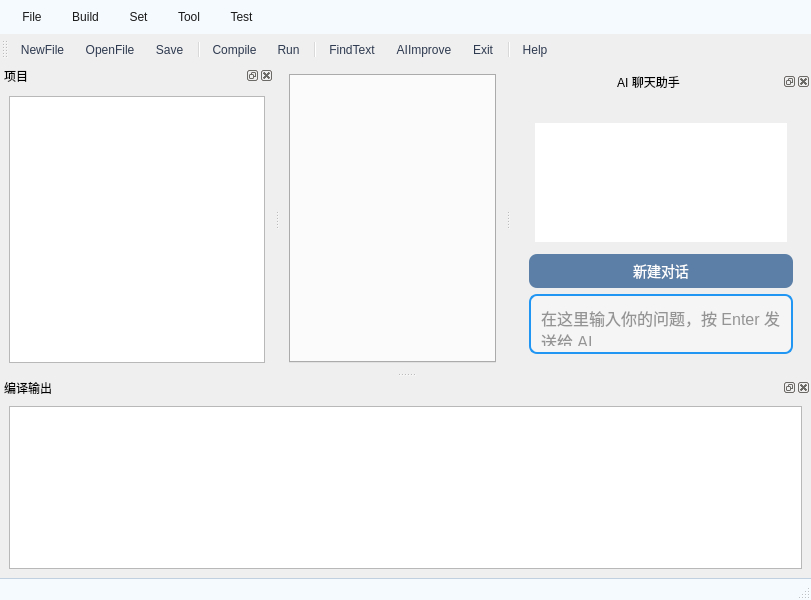
<?xml version="1.0" encoding="UTF-8"?>
<ui version="4.0">
 <class>mainWindow</class>
 <widget class="QMainWindow" name="mainWindow">
  <property name="geometry">
   <rect>
    <x>0</x>
    <y>0</y>
    <width>811</width>
    <height>600</height>
   </rect>
  </property>
  <property name="windowTitle">
   <string>MainWindow</string>
  </property>
  <property name="styleSheet">
   <string notr="true"/>
  </property>
  <widget class="QWidget" name="centralwidget">
   <layout class="QVBoxLayout" name="verticalLayout_2">
    <item>
     <widget class="QTabWidget" name="tabWidget">
      <property name="autoFillBackground">
       <bool>false</bool>
      </property>
      <property name="styleSheet">
       <string notr="true">/* TabBar 上的每个 tab */
QTabBar::tab {
    background: qlineargradient(x1:0, y1:0, x2:0, y2:1,
                                stop:0 #e0e0e0, stop:1 #c8c8c8); /* 浅灰渐变 */
    color: #333333;                     /* 文字深灰 */
    padding: 8px 18px;
    border-top-left-radius: 6px;
    border-top-right-radius: 6px;
    margin-right: 2px;
    border: 1px solid transparent;      /* 防止边框突兀 */
}

/* 鼠标悬停效果 */
QTabBar::tab:hover {
    background: qlineargradient(x1:0, y1:0, x2:0, y2:1,
                                stop:0 #d8d8d8, stop:1 #bfbfbf); /* 悬停渐变更柔和 */
}

/* 选中状态的 tab */
QTabBar::tab:selected {
    background: #f8f8f8;                /* 更柔和的选中背景 */
    border-bottom: 3px solid #4CAF50;   /* 绿色选中标记 */
    color: #000000;                      /* 文字黑色 */
    margin-top: 0px;                     /* 与未选中 tab 对齐 */
}

/* 未选中状态 tab 的上边距微调 */
QTabBar::tab:!selected {
    margin-top: 3px;
}

/* TabBar 默认靠左排列 */
QTabWidget::tab-bar {
    alignment: left;
}
</string>
      </property>
      <property name="currentIndex">
       <number>-1</number>
      </property>
      <property name="tabsClosable">
       <bool>true</bool>
      </property>
      <property name="movable">
       <bool>true</bool>
      </property>
     </widget>
    </item>
   </layout>
  </widget>
  <widget class="QMenuBar" name="menubar">
   <property name="geometry">
    <rect>
     <x>0</x>
     <y>0</y>
     <width>811</width>
     <height>32</height>
    </rect>
   </property>
   <property name="styleSheet">
    <string notr="true">/* ---------- 菜单栏 ---------- */
QMenuBar {
    background-color: #f5faff;      /* 浅白，微蓝调 */
    color: #1a1a1a;                 /* 深灰字体，保证可读性 */
    padding: 4px;
}

QMenuBar::item {
    background: transparent;        /* 默认透明背景 */
    padding: 6px 12px;              /* 内边距 */
}

QMenuBar::item:selected {
    background-color: #cce4ff;      /* 鼠标悬停：浅蓝高亮 */
    color: #003366;                 /* 深蓝文字 */
}

/* ---------- 下拉菜单 ---------- */
QMenu {
    background-color: #f8fbff;      /* 下拉菜单背景：浅白微蓝 */
    color: #1a1a1a;                 /* 文字颜色深灰 */
    border: 1px solid #aaccee;      /* 边框：淡蓝 */
}

QMenu::item {
    padding: 6px 20px;
}

QMenu::item:selected {
    background-color: #cce4ff;      /* 下拉菜单悬停：浅蓝高亮 */
    color: #003366;                 /* 深蓝文字 */
}
</string>
   </property>
   <widget class="QMenu" name="menuFile">
    <property name="title">
     <string>File</string>
    </property>
    <addaction name="actionNew"/>
    <addaction name="actionNewProject"/>
    <addaction name="actionOpen"/>
    <addaction name="actionOpenProject"/>
    <addaction name="actionSave"/>
    <addaction name="actionSave_As"/>
    <addaction name="actionExit"/>
   </widget>
   <widget class="QMenu" name="menuSet">
    <property name="title">
     <string>Set</string>
    </property>
    <addaction name="separator"/>
    <addaction name="actionFont"/>
    <addaction name="actionColor"/>
   </widget>
   <widget class="QMenu" name="menuBuild">
    <property name="title">
     <string>Build</string>
    </property>
    <addaction name="separator"/>
    <addaction name="actionCompile"/>
    <addaction name="actionRun"/>
   </widget>
   <widget class="QMenu" name="menuTool">
    <property name="title">
     <string>Tool</string>
    </property>
    <addaction name="actionFindText"/>
    <addaction name="actionFindNext"/>
    <addaction name="actionFindPrevious"/>
   </widget>
   <widget class="QMenu" name="menuTest">
    <property name="title">
     <string>Test</string>
    </property>
    <addaction name="actionExit"/>
   </widget>
   <addaction name="menuFile"/>
   <addaction name="menuBuild"/>
   <addaction name="menuSet"/>
   <addaction name="menuTool"/>
   <addaction name="menuTest"/>
  </widget>
  <widget class="QStatusBar" name="statusbar">
   <property name="styleSheet">
    <string notr="true">/* ---------- 状态栏 ---------- */
QStatusBar {
    background-color: #f5faff;   /* 浅白偏蓝背景 */
    color: #2a3b4c;              /* 深蓝灰文字 */
    border-top: 1px solid #c0d0e0;  /* 顶部分割线（浅蓝灰） */
    padding: 2px 4px;
}

QStatusBar QLabel {
    color: #2a3b4c;              /* 状态栏上文字标签 */
}
</string>
   </property>
  </widget>
  <widget class="QToolBar" name="toolBar">
   <property name="windowTitle">
    <string>toolBar</string>
   </property>
   <property name="styleSheet">
    <string notr="true">/* 工具栏背景 */
QToolBar {
    background-color: qlineargradient(
        x1:0, y1:0, x2:0, y2:1,
        stop:0 #dce3ed,   /* 上方淡蓝灰 */
        stop:1 #b0b8c8    /* 下方灰蓝色 */
    );
    spacing: 2px;          /* 工具项间距 */
    padding: 2px;          /* 内边距 */
    border: none;          /* 去掉边框 */
}

/* 工具栏按钮 */
QToolButton {
    background-color: transparent;  /* 默认透明 */
    color: #2e3a50;                /* 深灰蓝文字/图标 */
    border: 1px solid transparent;
    border-radius: 4px;
    padding: 4px;
}

/* 鼠标悬停 */
QToolButton:hover {
    background-color: rgba(50, 100, 180, 0.15); /* 柔和悬停蓝 */
}

/* 按下状态 */
QToolButton:pressed {
    background-color: rgba(50, 100, 180, 0.25); /* 略深悬停 */
}

/* 下拉按钮箭头 */
QToolButton::menu-indicator {
    image: none;  /* 隐藏默认小箭头 */
}
</string>
   </property>
   <attribute name="toolBarArea">
    <enum>TopToolBarArea</enum>
   </attribute>
   <attribute name="toolBarBreak">
    <bool>false</bool>
   </attribute>
   <addaction name="actionNew"/>
   <addaction name="actionOpen"/>
   <addaction name="actionSave"/>
   <addaction name="separator"/>
   <addaction name="actionCompile"/>
   <addaction name="actionRun"/>
   <addaction name="separator"/>
   <addaction name="actionFindText"/>
   <addaction name="actionAIImprove"/>
   <addaction name="actionExit"/>
   <addaction name="separator"/>
   <addaction name="actionHelp"/>
  </widget>
  <widget class="QDockWidget" name="projectDock">
   <property name="styleSheet">
    <string notr="true">/* Dock 主体 - 低饱和度渐变 */
QDockWidget {
    background-color: qlineargradient(
        x1:0, y1:0, x2:0, y2:1,
        stop:0 #f0f2f6,   /* 上方低饱和淡灰蓝 */
        stop:1 #c0c6d8    /* 下方深蓝灰 */
    );
    border: 1px solid #7a8ba6;       /* 灰蓝边框 */
    titlebar-close-icon: url(:/icons/close.png);
    titlebar-normal-icon: url(:/icons/undock.png);
}

/* Dock 标题栏 */
QDockWidget::title {
    background-color: qlineargradient(
        x1:0, y1:0, x2:0, y2:1,
        stop:0 #8aa0c4,   /* 上方浅蓝灰 */
        stop:1 #617694    /* 下方深蓝灰 */
    );
    color: white;                    
    padding: 4px 6px;
    font-weight: bold;

}

/* Dock 分割线 */
QSplitter::handle {
    background-color: #617694;       /* 分割线蓝灰色 */
    width: 4px;
    height: 4px;
}

QSplitter::handle:hover {
    background-color: #8aa0c4;       /* 悬停浅蓝灰 */
}
</string>
   </property>
   <property name="windowTitle">
    <string>项目</string>
   </property>
   <attribute name="dockWidgetArea">
    <number>1</number>
   </attribute>
   <widget class="QWidget" name="dockWidgetContents">
    <layout class="QVBoxLayout" name="verticalLayout">
     <item>
      <widget class="QTreeView" name="projectTree"/>
     </item>
    </layout>
   </widget>
  </widget>
  <widget class="QDockWidget" name="dockOutput">
   <property name="maximumSize">
    <size>
     <width>524287</width>
     <height>200</height>
    </size>
   </property>
   <property name="allowedAreas">
    <set>Qt::DockWidgetArea::BottomDockWidgetArea</set>
   </property>
   <property name="windowTitle">
    <string>编译输出</string>
   </property>
   <attribute name="dockWidgetArea">
    <number>8</number>
   </attribute>
   <widget class="QWidget" name="dockWidgetContents_2">
    <layout class="QVBoxLayout" name="verticalLayout_3">
     <item>
      <widget class="QPlainTextEdit" name="outputWindow">
       <property name="styleSheet">
        <string notr="true"/>
       </property>
       <property name="readOnly">
        <bool>true</bool>
       </property>
      </widget>
     </item>
    </layout>
   </widget>
  </widget>
  <widget class="QDockWidget" name="aiChatDock">
   <property name="minimumSize">
    <size>
     <width>300</width>
     <height>248</height>
    </size>
   </property>
   <property name="maximumSize">
    <size>
     <width>600</width>
     <height>524287</height>
    </size>
   </property>
   <property name="styleSheet">
    <string notr="true">/* Dock 整体内容背景（淡米灰渐变） */
QDockWidget QWidget {
    background: qlineargradient(
        x1:0, y1:0, x2:0, y2:1,
        stop:0 #f7f3ec,   /* 淡米色偏灰 */
        stop:1 #e8e8e8    /* 浅灰色 */
    );
}

/* Dock 标题栏保持原样 */
QDockWidget::title {
    text-align: center;
    background: qlineargradient(
        x1:0, y1:0, x2:0, y2:1,
        stop:0 #8aa0c4,
        stop:1 #617694
    );
    color: #ffffff; 
    font: bold 18px &quot;Segoe UI&quot;, &quot;Microsoft YaHei&quot;, &quot;SimHei&quot;; 
    padding: 10px 4px;
    min-height: 44px;
    border-top-left-radius: 16px;
    border-top-right-radius: 16px;
    qproperty-alignment: AlignCenter;
}

/* 标题栏 hover 效果 */
QDockWidget::title:!hover {
    background: qlineargradient(
        x1:0, y1:0, x2:0, y2:1,
        stop:0 #9bb4d6,
        stop:1 #617694
    );
}
QDockWidget::title:hover {
    background: qlineargradient(
        x1:0, y1:0, x2:0, y2:1,
        stop:0 #a3bedc,
        stop:1 #617694
    );
}

/* 关闭按钮 */
QDockWidget::close-button {
    image: url(:/icons/close.png);
    border: none;
    background: transparent;
    margin: 2px;
    padding: 2px;
}
QDockWidget::close-button:hover {
    background: rgba(138, 160, 196, 0.2);
    border-radius: 4px;
}

/* 浮动按钮 */
QDockWidget::float-button {
    image: url(:/icons/undock.png);
    border: none;
    background: transparent;
    margin: 2px;
    padding: 2px;
}
QDockWidget::float-button:hover {
    background: rgba(97, 118, 148, 0.2);
    border-radius: 4px;
}

/* Dock 分割线 */
QSplitter::handle {
    background-color: #617694;
    width: 4px;
    height: 4px;
}
QSplitter::handle:hover {
    background-color: #8aa0c4;
}
</string>
   </property>
   <property name="allowedAreas">
    <set>Qt::DockWidgetArea::BottomDockWidgetArea|Qt::DockWidgetArea::RightDockWidgetArea</set>
   </property>
   <property name="windowTitle">
    <string>AI 聊天助手</string>
   </property>
   <attribute name="dockWidgetArea">
    <number>2</number>
   </attribute>
   <widget class="QWidget" name="dockWidgetContents_3">
    <property name="maximumSize">
     <size>
      <width>1500</width>
      <height>16777215</height>
     </size>
    </property>
    <property name="styleSheet">
     <string notr="true">/* Dock 整体背景 */
QDockWidget {
    background: qlineargradient(
        x1:0, y1:0, x2:0, y2:1,
        stop:0 #fff8e7,   /* 上浅米色 */
        stop:1 #f3ebd7    /* 下深米色 */
    );
    titlebar-close-icon: url(:/icons/close.png);
    titlebar-normal-icon: url(:/icons/undock.png);
    border: 2px solid #d2c7a5;  /* 米色深一点边框 */
    border-radius: 8px;
}

/* Dock 标题栏 */
QDockWidget::title {
    background: qlineargradient(
        x1:0, y1:0, x2:0, y2:1,
        stop:0 #d9cfa8,   /* 上浅米色 */
        stop:1 #b8ad8f    /* 下深米色 */
    );
    text-align: left;
    padding-left: 8px;
    font-family: &quot;SimSun&quot;;
    font-size: 14px;
    color: #5c4f2a;    /* 深米色文字 */
    min-height: 36px;
    border-top-left-radius: 8px;
    border-top-right-radius: 8px;
}

/* 可选：关闭和浮动按钮悬停效果 */
QDockWidget::close-button:hover,
QDockWidget::float-button:hover {
    background: rgba(210, 199, 165, 0.2);
    border-radius: 4px;
}
</string>
    </property>
    <layout class="QVBoxLayout" name="verticalLayout_4">
     <item>
      <widget class="QWidget" name="widget" native="true">
       <property name="styleSheet">
        <string notr="true">/* Dock 整体 */
QDockWidget {
    border: 1px solid #d2c7a5;   /* 淡米色边框 */
    border-radius: 8px;
}

/* Dock 标题栏 */
QDockWidget::title {
    text-align: center;
    background: qlineargradient(
        x1:0, y1:0, x2:0, y2:1,
        stop:0 #f3ebd7,   /* 上浅米色 */
        stop:1 #e8dfc5    /* 下深米色 */
    );
    color: white;
    font: bold 15px &quot;Segoe UI&quot;, &quot;Microsoft YaHei&quot;, &quot;SimHei&quot;;
    padding: 8px 4px;
    min-height: 36px;
    border-top-left-radius: 16px;
    border-top-right-radius: 16px;
    qproperty-alignment: AlignCenter;
}

/* Dock 内部 widget（内容区）淡米渐变 */
QDockWidget QWidget {
    background: qlineargradient(
        x1:0, y1:0, x2:0, y2:1,
        stop:0 #fff8e7,   /* 上浅米色 */
        stop:1 #f3ebd7    /* 下深米色 */
    );
    border: none;
    border-radius: 8px;
    padding: 6px;
}

/* 关闭按钮 */
QDockWidget::close-button {
    image: url(:/icons/close.png);
    border: none;
    background: transparent;
    margin: 2px;
    padding: 2px;
}
QDockWidget::close-button:hover {
    background: rgba(210, 199, 165, 0.2); /* 淡米色悬停 */
    border-radius: 4px;
}

/* 浮动按钮 */
QDockWidget::float-button {
    image: url(:/icons/undock.png);
    border: none;
    background: transparent;
    margin: 2px;
    padding: 2px;
}
QDockWidget::float-button:hover {
    background: rgba(184, 173, 143, 0.2); /* 悬停深一点淡米色 */
    border-radius: 4px;
}

/* Dock 分割线 */
QSplitter::handle {
    background-color: #b8ad8f;  /* 分割线淡米色 */
    width: 4px;
    height: 4px;
}
QSplitter::handle:hover {
    background-color: #d2c7a5;  /* 分割线悬停浅米色 */
}
</string>
       </property>
       <layout class="QVBoxLayout" name="verticalLayout_5">
        <item>
         <widget class="QTextEdit" name="aiChatOutput">
          <property name="autoFillBackground">
           <bool>false</bool>
          </property>
          <property name="styleSheet">
           <string notr="true"/>
          </property>
          <property name="readOnly">
           <bool>true</bool>
          </property>
         </widget>
        </item>
        <item>
         <widget class="QPushButton" name="btnClearHistory">
          <property name="styleSheet">
           <string notr="true">QPushButton {
    background-color: #5B7FA6;      /* 深灰蓝，沉稳 */
    color: #FFFFFF;                 /* 白色文字 */
    border: none;                   /* 去掉边框 */
    border-radius: 8px;             /* 圆角 */
    padding: 6px 14px;              /* 内边距 */
    font-size: 14px;                /* 字体大小 */
    font-family: &quot;Microsoft YaHei&quot;; /* 微软雅黑 */
}

QPushButton:hover {
    background-color: #496885;      /* hover 深蓝灰，更有层次 */
}

QPushButton:pressed {
    background-color: #384F66;      /* 按下更深蓝灰，稳重感更强 */
}

QPushButton:disabled {
    background-color: #A0B0C0;      /* 灰蓝淡色 */
    color: #D0D0D0;                 /* 灰文字 */
}
</string>
          </property>
          <property name="text">
           <string>新建对话</string>
          </property>
         </widget>
        </item>
        <item>
         <widget class="QPlainTextEdit" name="aiChatInput">
          <property name="sizePolicy">
           <sizepolicy hsizetype="Expanding" vsizetype="Fixed">
            <horstretch>0</horstretch>
            <verstretch>0</verstretch>
           </sizepolicy>
          </property>
          <property name="minimumSize">
           <size>
            <width>0</width>
            <height>0</height>
           </size>
          </property>
          <property name="maximumSize">
           <size>
            <width>16777215</width>
            <height>60</height>
           </size>
          </property>
          <property name="styleSheet">
           <string notr="true">  QPlainTextEdit {
        font-family: 'SimSun';   /* 宋体 */
        font-size: 12pt;         /* 字体稍小 */
        color: #333333;          /* 输入文字颜色 */
        border: 2px solid #2196F3;
        border-radius: 8px;
        padding: 6px;
        background-color: #f5f5f5;
    }

    QPlainTextEdit:empty {
        color: #999999;          /* placeholder 颜色 */
        font-style: italic;      /* placeholder 斜体 */
        font-size: 12pt;         /* placeholder 字体大小 */
    }

    QPlainTextEdit:hover {
        border: 2px solid #42A5F5;
    }

    QPlainTextEdit:focus {
        border: 2px solid #1E88E5;
    }
</string>
          </property>
          <property name="backgroundVisible">
           <bool>false</bool>
          </property>
          <property name="centerOnScroll">
           <bool>false</bool>
          </property>
          <property name="placeholderText">
           <string>在这里输入你的问题，按 Enter 发送给 AI </string>
          </property>
         </widget>
        </item>
       </layout>
      </widget>
     </item>
    </layout>
   </widget>
  </widget>
  <action name="actionNew">
   <property name="icon">
    <iconset resource="Source.qrc">
     <normaloff>:/new/prefix1/images/icons8-add-file-50.png</normaloff>:/new/prefix1/images/icons8-add-file-50.png</iconset>
   </property>
   <property name="text">
    <string>NewFile</string>
   </property>
  </action>
  <action name="actionOpen">
   <property name="icon">
    <iconset resource="Source.qrc">
     <normaloff>:/new/prefix1/images/icons8-file-50.png</normaloff>:/new/prefix1/images/icons8-file-50.png</iconset>
   </property>
   <property name="text">
    <string>OpenFile</string>
   </property>
  </action>
  <action name="actionSave">
   <property name="icon">
    <iconset resource="Source.qrc">
     <normaloff>:/new/prefix1/images/icons8-save-50.png</normaloff>
     <normalon>:/new/prefix1/images/icons8-save-50.png</normalon>:/new/prefix1/images/icons8-save-50.png</iconset>
   </property>
   <property name="text">
    <string>Save</string>
   </property>
   <property name="shortcut">
    <string>Ctrl+S</string>
   </property>
  </action>
  <action name="actionExit">
   <property name="text">
    <string>Exit</string>
   </property>
  </action>
  <action name="actionFont">
   <property name="text">
    <string>Font</string>
   </property>
  </action>
  <action name="actionColor">
   <property name="text">
    <string>Color</string>
   </property>
  </action>
  <action name="actionFindText">
   <property name="icon">
    <iconset resource="Source.qrc">
     <normaloff>:/new/prefix1/images/icons8-search-50.png</normaloff>:/new/prefix1/images/icons8-search-50.png</iconset>
   </property>
   <property name="text">
    <string>FindText</string>
   </property>
   <property name="toolTip">
    <string>FindText</string>
   </property>
  </action>
  <action name="actionSave_As">
   <property name="text">
    <string>Save As</string>
   </property>
  </action>
  <action name="actionCompile">
   <property name="text">
    <string>Compile</string>
   </property>
   <property name="shortcut">
    <string>F9</string>
   </property>
  </action>
  <action name="actionRun">
   <property name="text">
    <string>Run</string>
   </property>
   <property name="shortcut">
    <string>F10</string>
   </property>
  </action>
  <action name="actionFindPrevious">
   <property name="text">
    <string>FindPrevious</string>
   </property>
   <property name="toolTip">
    <string>FindPrevious</string>
   </property>
  </action>
  <action name="actionFindNext">
   <property name="text">
    <string>FindNext</string>
   </property>
   <property name="toolTip">
    <string>FindNext</string>
   </property>
  </action>
  <action name="actionOpenProject">
   <property name="icon">
    <iconset resource="Source.qrc">
     <normaloff>:/new/prefix1/images/icons8-opened-folder-50.png</normaloff>:/new/prefix1/images/icons8-opened-folder-50.png</iconset>
   </property>
   <property name="text">
    <string>OpenProject</string>
   </property>
   <property name="toolTip">
    <string>OpenProject</string>
   </property>
  </action>
  <action name="actionNewProject">
   <property name="icon">
    <iconset resource="Source.qrc">
     <normaloff>:/new/prefix1/images/icons8-folder-50.png</normaloff>:/new/prefix1/images/icons8-folder-50.png</iconset>
   </property>
   <property name="text">
    <string>NewProject</string>
   </property>
  </action>
  <action name="actionAIImprove">
   <property name="text">
    <string>AIImprove</string>
   </property>
  </action>
  <action name="actionHelp">
   <property name="text">
    <string>Help</string>
   </property>
   <property name="menuRole">
    <enum>QAction::MenuRole::NoRole</enum>
   </property>
  </action>
 </widget>
 <resources>
  <include location="Source.qrc"/>
 </resources>
 <connections/>
</ui>
